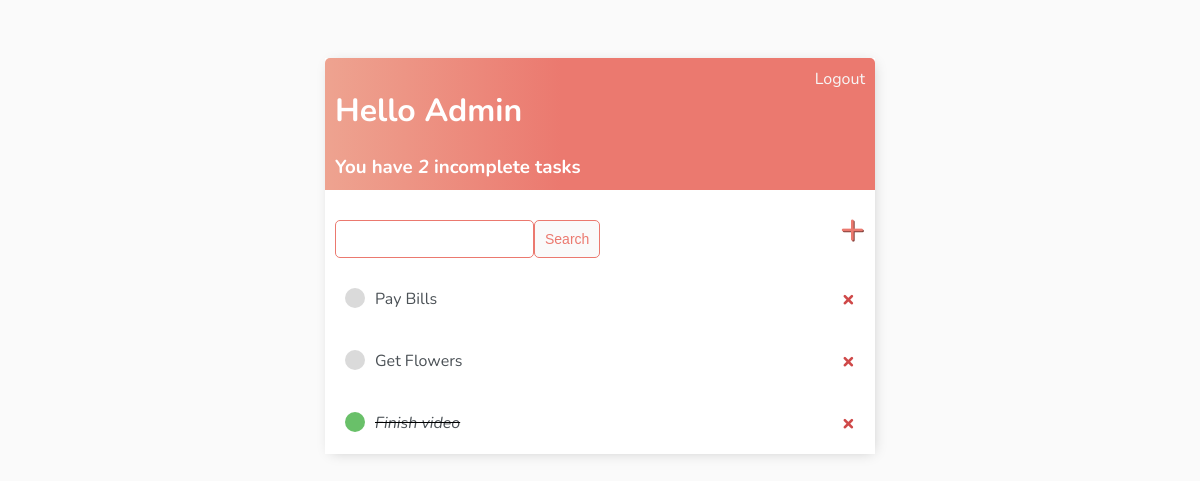
Before: / (signed in) with the older database file.
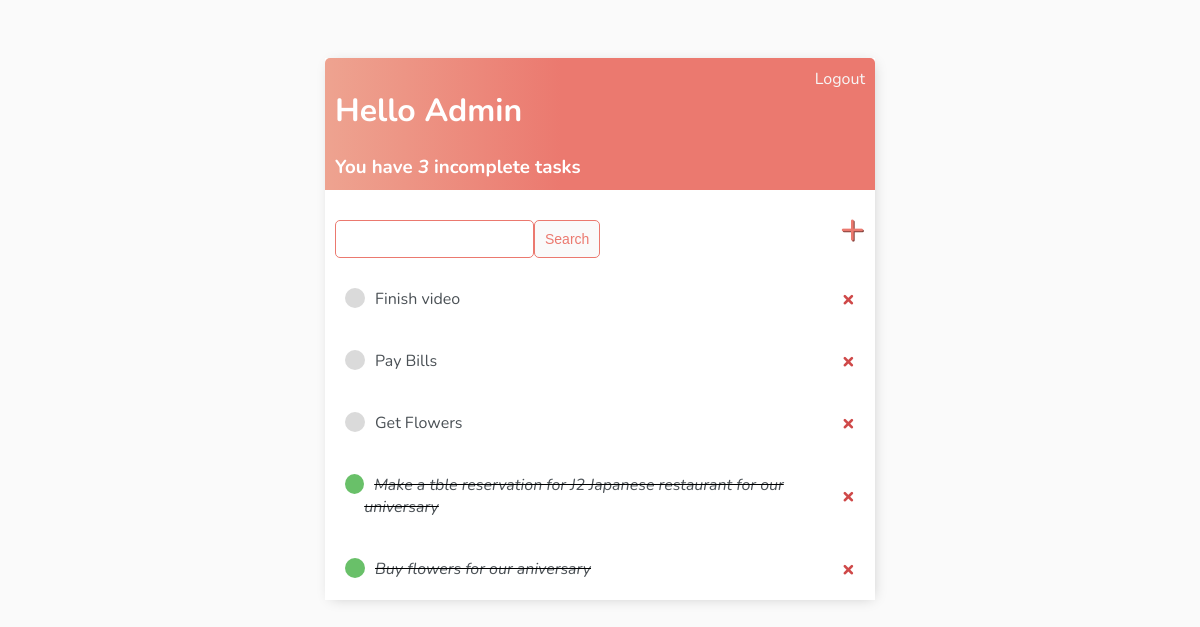
After: the same page with the newer database file.
### base/models.py (models this page shows)
class Task(models.Model):
    user = models.ForeignKey(User, on_delete=models.CASCADE, null=True, blank=True)
    title = models.CharField(max_length=200)
    description = models.TextField(null=True, blank=True)
    complete = models.BooleanField(default=False)
    created = models.DateTimeField(auto_now_add=True)
    def __str__(self):
        return self.title
    class Meta:
        ordering = ['complete']

### base/views.py (the view)
# urls.py: path('', TaskList.as_view(), name='tasks'),
class TaskList(LoginRequiredMixin, ListView):
    model = Task
    context_object_name = 'tasks'
    def get_context_data(self, **kwargs):
        context = super().get_context_data(**kwargs)
        context['tasks'] = context['tasks'].filter(user=self.request.user)
        context['count'] = context['tasks'].filter(complete=False).count()
        search_input = self.request.GET.get('search-area') or ''
        if search_input:
            context['tasks'] = context['tasks'].filter(
                title__startswith=search_input)
        context['search_input'] = search_input
        return context

### base/templates/base/task_list.html
{% extends 'base/main.html' %}
{% block content %}
<div class="header-bar">
      <div>
          <h1>Hello {{request.user|title}}</h1>
          <h3 style="margin:0">You have <i>{{count}}</i> incomplete task{{ count|pluralize:"s" }}</h3>
      </div>
      {% if request.user.is_authenticated %}
      <a href="{% url 'logout' %}">Logout</a>
      {% else %}
      <a href="{% url 'login' %}">Login</a>
      {% endif %}
</div>
<div id="search-add-wrapper">
    <form method="GET" style="margin-top: 20px; display: flex;">
        <input type='text' name='search-area' value="{{search_input}}">
        <input class="button" type="submit" value='Search'>
    </form>
    <a id="add-link"href="{% url 'task-create' %}">&#x2b;</a>
</div>
<div class="task-item-wrapper">
    {% for task in tasks %}
       <div class="task-wrapper">
            {% if task.complete %}
            <div class="task-title">
                <div class="task-complete-icon"></div>
                <i><s><a href="{% url 'task-update' task.id %}">{{task}}</a></s></i>
            </div>
            <a class="delete-link" href="{% url 'task-delete' task.id %}">&#215;</a>
            {% else %}
            <div class="task-title">
                <div class="task-incomplete-icon"></div>
                <a href="{% url 'task-update' task.id %}">{{task}}</a>
            </div>
            <a class="delete-link" href="{% url 'task-delete' task.id %}">&#215;</a>
            {% endif %}
       </div>
    {% empty %}
    <h3>No items in list</h3>
    {% endfor %}
</div>
{% endblock content %}

### base/templates/base/main.html (shortened to what this page needs)
<!DOCTYPE html>
<html lang="en">
  <head>
  </head>
  <body>
    <div class="container">
        {% block content %}
        {% endblock content %}
    </div>
  </body>
</html>

### base/templates/base/main.html (style rules this page uses)
body { background-color: #fafafa; font-family: 'Nunito', sans-serif; padding-top: 50px; }
h1, h2, h3, h4, h5, h6, { font-family: 'Raleway', sans-serif; }
a, p { color: #4b5156 }
.container { max-width: 550px; margin: auto; background-color: #fff; -webkit-box-shadow: 2px 2px 13px -4px rgba(0, 0, 0, 0.21); box-shadow: 2px 2px 13px -4px rgba(0, 0, 0, 0.21); }
.header-bar { display: flex; justify-content: space-between; color: #fff; padding: 10px; border-radius: 5px 5px 0 0; background: linear-gradient(90deg, #eea390 0%, #eb796f 43%, #eb796f 100%); }
.header-bar a { color: rgb(247, 247, 247); text-decoration: none; }
.task-wrapper { display: flex; align-items: center; justify-content: space-between; padding: 20px; background-color: #fff; border-top: 1px solid rgb(226. 226, 226); }
.task-title { display: flex; }
.task-title a { text-decoration: none; color: #4b5156; margin-left: 10px; }
.task-complete-icon { height: 20px; width: 20px; background-color: rgb(105, 192, 105); border-radius: 50%; }
.task-incomplete-icon { height: 20px; width: 20px; background-color: rgb(218, 218, 218); border-radius: 50%; }
.delete-link { text-decoration: none; font-weight: 900; color: #cf4949; font-size: 22px; line-height: 0; }
#search-add-wrapper { display: flex; justify-content: space-between; align-items: center; padding: 10px; }
#add-link { color: #eb796f; text-decoration: none; font-size: 42px; text-shadow: 1px 1px #81413b; }
input[type=text], input[type=password], textarea { border: 1px solid #eb796f; border-radius: 5px; padding: 10px; width: 90%; }
.button { border: 1px solid #eb796f; background-color: #fafafa; color: #eb796f; padding: 10px; font-size: 14px; border-radius: 5px; cursor: pointer; text-decoration: none; }

Changed rows visible on the page:
changed Task "Finish video": complete True → False (drawn); moves up the list
added Task: title "Make a tble reservation for J2 Japanese restaurant for our universary"
added Task: title "Buy flowers for our aniversary"
Other visible differences:
{{ count }}: "2" → "3"
